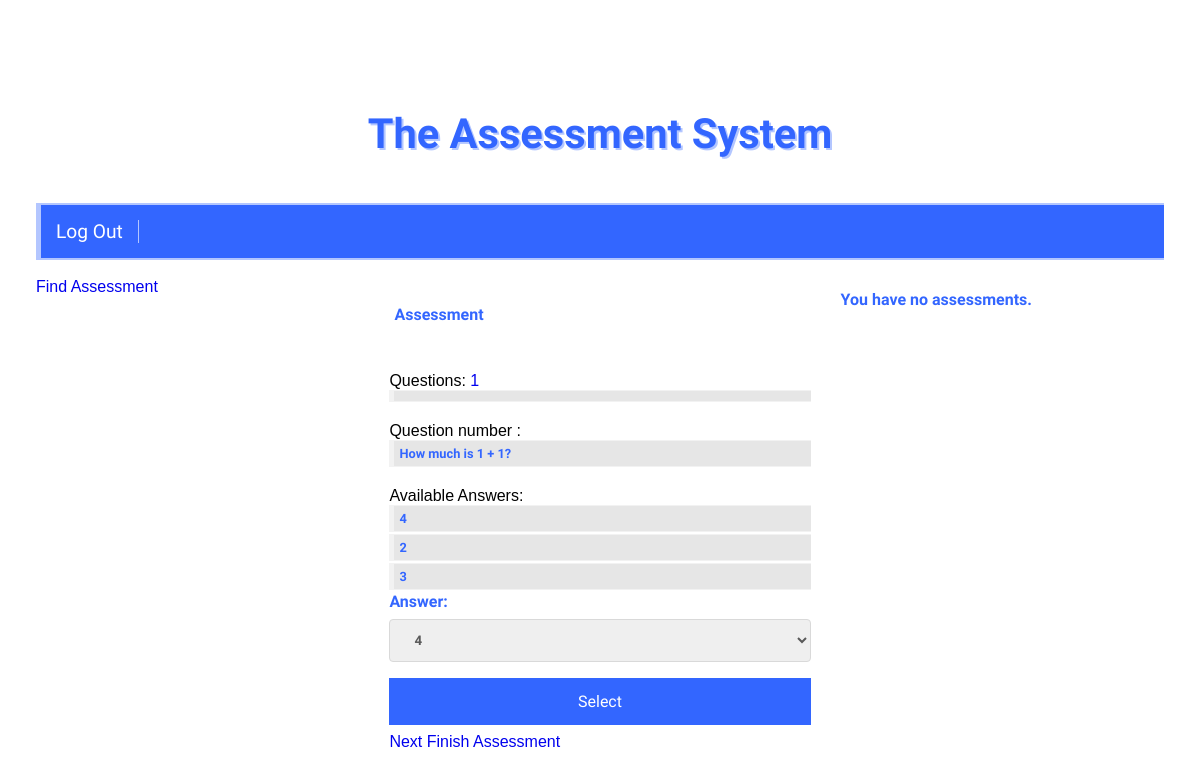
The page /start-assessment/3/question/3/ (signed in) on the database its author committed.
### assessment/models.py (models this page shows)
class Problem(models.Model):
    creator = models.ForeignKey(settings.AUTH_USER_MODEL, on_delete=models.CASCADE, editable=False)
    assessment = models.ForeignKey(Assessment, on_delete=models.CASCADE)
    description = models.TextField(blank=True)
    question = models.CharField(max_length=255, blank=False)
    is_finished = models.BooleanField(default=False)
    def __str__(self):
        return self.question

class Answer(models.Model):
    creator = models.ForeignKey(settings.AUTH_USER_MODEL, on_delete=models.CASCADE, editable=False)
    answer = models.CharField(max_length=255)
    question = models.ForeignKey(Problem, on_delete=models.CASCADE)
    is_correct_answer = models.BooleanField(default=False)
    def __str__(self):
        return self.answer

### assessment/views.py (the view, shortened to what this page needs)
# urls.py: path('start-assessment/<int:assessment_id>/question/<int:question_id>/', views.start_assessment, name='start-assessment'),
def start_assessment(request, assessment_id, question_id, ):
    assessment = Assessment.objects.get(id=assessment_id)
    problems = Problem.objects.filter(assessment=assessment)
    current_problem = Problem.objects.get(id=question_id)
    answers_list = []
    answers = Answer.objects.filter(question=current_problem)
    correct_answer = Answer.objects.get(question=current_problem, is_correct_answer=True).answer
    answer_given = AnswerGiven.objects.filter(student=request.user, question=current_problem)
    student_answer = None
    if answer_given:
        answer_given = AnswerGiven.objects.get(student=request.user, question=current_problem)
        student_answer = answer_given.student_answer
        answer_given.save()
    for answer in answers:
        answers_list.append((answer.answer, answer.answer))
    assessment_form = CarryOutAssessmentForm(choices=answers_list,
                                             initial={
                                                 'description': current_problem.description,
                                                 'question': current_problem.question,
                                                 'answer': student_answer}
                                             )
    problems_list = list(problems)
    next_problem_in_list = None
    for problem_index in range(len(problems_list)):
        current_problem_index = problems_list.index(current_problem)
        for problem_in_list in problems_list:
            if current_problem_index == len(problems_list) - 1:
                next_problem_in_list = problems_list[0]
            else:
                next_problem_in_list = problems_list[current_problem_index + 1]
    next_problem = Problem.objects.get(question=next_problem_in_list)
    template_name = 'start_assessment.html'
    context = {
        'assessment': assessment,
        'problems': problems,
        'answers': answers,
        'assessment_form': assessment_form,
        'assessment_id': assessment_id,
        'next_problem': next_problem,
        'current_problem': current_problem,
    }
    return render(request, template_name, context)

### assessment/forms.py
class CarryOutAssessmentForm(forms.Form):
    answer = forms.ChoiceField()
    def __init__(self, choices, **kwargs):
        super(CarryOutAssessmentForm, self).__init__(**kwargs)
        self.fields['answer'].choices = choices

### assessment/templates/assessment/start_assessment.html (shortened to what this page needs)
{% extends 'home.html' %}
{% block main-content-student %}
<h2>Assessment</h2>
<br>Questions:
{% for problem in problems %}
<a href="{% url 'start-assessment' assessment_id=assessment_id question_id=problem.id %}">{{ forloop.counter }}</a>
{% endfor %}
<ul>{{ current_problem.description }}</ul>
<br>Question number :
<ul>{{ current_problem }}</ul>
<br>Available Answers:
{% for answer in answers %}
<ul>{{ answer }}</ul>
{% endfor %}
<form action="{% url 'start-assessment' assessment_id=assessment_id question_id=current_problem.id %}" method="post">
    {{ assessment_form }}
    <input type="submit" value="Select">
</form>
<a href="{% url 'start-assessment' assessment_id=assessment_id question_id=next_problem.id %}">Next</a>
<a href="{% url 'finish-assessment' assessment_id=assessment_id %}">Finish Assessment</a>
{% endblock %}

### assessmentsystem/static/assessmentsystem/css/style.css (style rules this page uses)
* { box-sizing: border-box; }
body { font-family: sans-serif; margin: 3%; background-image: url("/static/assessmentsystem/images/pxfuel.com.jpg") 100 0 no-repeat fixed; }
a:link { text-decoration: none; }
ul { font-family: 'Armata'; color: #3366ff; font-size: 80%; font-weight: bold; list-style-type: none; padding: 5px; background-color: #e6e6e6; margin-block-start: 0px; margin-block-end: 2px; border-left: 5px solid #f2f2f2; border-bottom: 1px solid #f2f2f2; border-top: 1px solid #f2f2f2; }
h2 { font-family: 'Armata'; font-size: 130%; margin-top: 0px; }
label { font-family: 'Armata'; font-size: 100%; font-weight: bold; margin-top: 0px; color: #3366ff; }
input[type=text], select { font-family: 'Armata'; color: #595959; font-weight: bold; width: 100%; padding: 12px 20px; margin: 8px 0; display: inline-block; border: 1px solid #d9d9d9; border-radius: 4px; box-sizing: border-box; }
input[type=submit] { font-family: 'Armata'; font-size: 100%; width: 100%; background-color: #3366ff; color: white; padding: 14px 20px; margin: 8px 0; border: none; cursor: pointer; }
h2 { font-family: 'Armata'; font-size: 100%; font-weight: bold; margin-top: 30px; margin-bottom: 30px; color: #3366ff; border-left: 5 solid #3366ff; padding-left: 5px; }

### rows shown on the page
Problem: question "How much is 1 + 1?"
Answer: answer "4"
Answer: answer "2"
Answer: answer "3"
